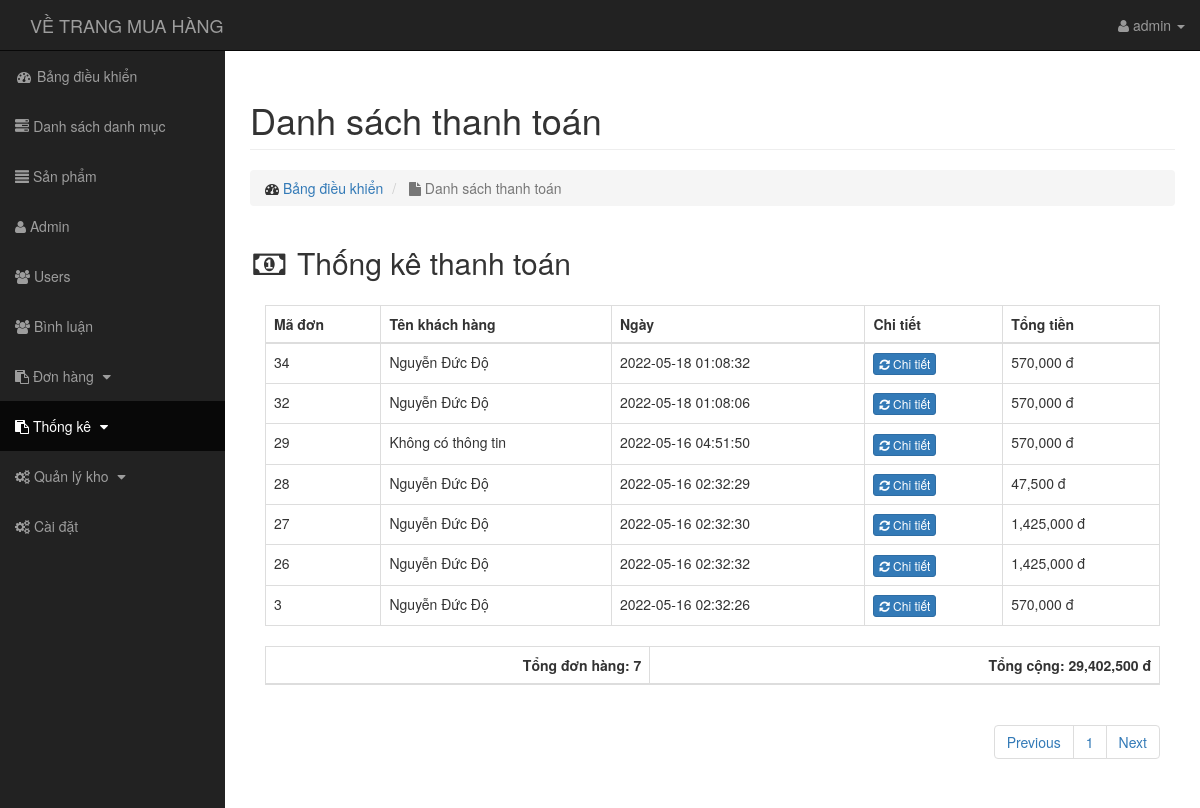
/admin/thongke/dsthanhtoan.php (signed in), run on the app's committed database.
### tables this page shows
CREATE TABLE `transaction` (
  `id` int(11) NOT NULL,
  `amount` varchar(255) NOT NULL,
  `bank_code` varchar(50) NOT NULL,
  `users_id` int(11) NOT NULL,
  `ten` varchar(50) NOT NULL,
  `sdt` varchar(10) NOT NULL,
  `email` varchar(50) NOT NULL,
  `diachi` varchar(255) NOT NULL,
  `status` tinyint(4) NOT NULL DEFAULT '0',
  `note` text NOT NULL,
  `huy` int(11) NOT NULL DEFAULT '0',
  `done` int(11) NOT NULL DEFAULT '0',
  `tructuyen` int(11) DEFAULT '0',
  `create_at` timestamp NOT NULL DEFAULT CURRENT_TIMESTAMP,
  `update_at` timestamp NOT NULL DEFAULT CURRENT_TIMESTAMP ON UPDATE CURRENT_TIMESTAMP
);

CREATE TABLE `users` (
  `id` int(11) NOT NULL,
  `name` varchar(255) NOT NULL,
  `account` varchar(255) NOT NULL,
  `email` varchar(255) NOT NULL,
  `phone` varchar(10) NOT NULL,
  `address` varchar(255) NOT NULL,
  `level` int(255) NOT NULL DEFAULT '0',
  `password` varchar(255) NOT NULL,
  `avatar` varchar(255) NOT NULL,
  `status` tinyint(4) NOT NULL DEFAULT '1',
  `token` varchar(50) NOT NULL,
  `create_at` timestamp NOT NULL DEFAULT CURRENT_TIMESTAMP,
  `update_at` timestamp NOT NULL DEFAULT CURRENT_TIMESTAMP ON UPDATE CURRENT_TIMESTAMP
);

### admin/autoload/dtbase.php (called while the page is built, shortened)
<?php
    class Database
    {
        public $link;
        public function __construct()
        {
            $this->link = mysqli_connect("localhost","root","","banhang") or die ();
            mysqli_set_charset($this->link,"utf8");
        }
        public function fetchsql( $sql )
        {
            $result = mysqli_query($this->link,$sql) or die("Lỗi  truy vấn sql " .mysqli_error($this->link));
            $data = [];
            if( $result)
            {
                while ($num = mysqli_fetch_assoc($result))
                {
                    $data[] = $num;
                }
            }
            return $data;
        }
        public function fetchID($table , $id )
        {
            $sql = "SELECT * FROM {$table} WHERE id = $id ";
            $result = mysqli_query($this->link,$sql) or die("Lỗi  truy vấn fetchID " .mysqli_error($this->link));
            return mysqli_fetch_assoc($result);
        }
         public function fetchAll($table)
        {
            $sql = "SELECT * FROM {$table} WHERE 1" ;
            $result = mysqli_query($this->link,$sql) or die("Lỗi Truy Vấn fetchAll " .mysqli_error($this->link));
            $data = [];
            if( $result)
            {
                while ($num = mysqli_fetch_assoc($result))
                {
                    $data[] = $num;
                }
            }
            return $data;
        }
        public  function fetchJones($table,$sql,$total = 1,$page,$row ,$pagi = true )
        {
            $data = [];
            if ($pagi == true )
            {
                $sotrang = ceil($total / $row);
                $start = ($page - 1 ) * $row ;
                $sql .= " LIMIT $start,$row ";
                $data = [ "page" => $sotrang];
                $result = mysqli_query($this->link,$sql) or die("Lỗi truy vấn fetchJone ---- " .mysqli_error($this->link));
            }
            else
            {
                $result = mysqli_query($this->link,$sql) or die("Lỗi truy vấn fetchJone ---- " .mysqli_error($this->link));
            }
            if( $result)
            {
                while ($num = mysqli_fetch_assoc($result))
                {
                    $data[] = $num;
                }
            }
            return $data;
        }
    }
?>

### admin/autoload/autoload.php (called while the page is built, shortened)
<?php
    include_once'dtbase.php';
    include_once'ftion.php';
        $db = new Database;
     ?>

### admin/autoload/ftion.php (called while the page is built, shortened)
<?php
    function formatprice($number)
    {
        $number = intval($number);
       return $number = number_format($number,0,'.',',')." đ";
    }
 ?>

### admin/thongke/dsthanhtoan.php (the view, shortened to what this page needs)
<?php include_once'../autoload/autoload.php';
$admin = count($db->fetchAll("transaction"));
$sum = 0;
if(isset($_GET['page'])) {
    $p = $_GET['page'];
} else {
    $p = 1;
}
$dxl = "SELECT * FROM transaction WHERE status = 1 AND huy = 0 ORDER BY id DESC";
$daxl = count($db->fetchsql($dxl));
$sql = "SELECT * FROM transaction WHERE status = 1 ORDER BY id DESC";
$total = count($db->fetchsql($sql));
$tinhtong = $db->fetchsql($sql);
$transaction = $db->fetchJones('transaction', $sql, $total, $p, 10, true);
$sotrang = $transaction['page'];
unset($transaction['page']);
$path = $_SERVER['SCRIPT_NAME'];
?>
<?php include_once'../../layouts/header.php' ?>
<div class="row">
    <div class="col-lg-12">
        <h1 class="page-header">Danh sách thanh toán</h1>
        <ol class="breadcrumb">
            <li>
                <i class="fa fa-dashboard"></i> <a href="index.php">Bảng điều khiển</a>
            </li>
            <li class="active">
                <i class="fa fa-file"></i> Danh sách thanh toán
            </li>
        </ol>
    </div>
</div>
<div class="row">
    <div class="col-lg-12">
        <div>
            <div class="">
                <h2><i class="fa fa-money fa-fw"></i> Thống kê thanh toán</h2>
            </div>
            <div class="panel-body">
                <div class="table-responsive">
                    <table class="table table-bordered table-hover">
                        <thead>
                            <tr>
                                <th>Mã đơn</th>
                                <th>Tên khách hàng</th>
                                <th>Ngày</th>
                                <th>Chi tiết</th>
                                <th>Tổng tiền</th>
                            </tr>
                        </thead>
                        <tbody>
                            <?php
                            foreach ($transaction as $row): ?>
                            <?php if (($row['status'] == 1 && $row['huy'] == 0)) : ?>
                            <?php
                                $a = intval($row['users_id']);
                                $user = $db->fetchID("users", $a);
                                $username = $user ? $user['account'] : "Không có thông tin";
                            ?>
                            <tr>
                                <td><?php echo $row['id']; ?></td>
                                <td><?php echo $username; ?></td>
                                <td><?php echo $row['update_at']; ?></td>
                                <td><a href="../transaction/dhdaxuly.php?id=<?php echo $row['id']; ?>" class="btn btn-xs btn-primary"><i class="fa fa-refresh" style="color: #fff;"></i> Chi tiết</a></td>
                                <td><?php echo formatprice($row['amount']); ?></td>
                            </tr>
                            <?php endif; ?>
                            <?php endforeach; ?>
                        </tbody>
                    </table>
                </div>
                <table class="table table-bordered">
                    <thead>
                        <tr>
                            <th style="text-align: right">Tổng đơn hàng: <?php echo $daxl ?></th>
                            <th style="text-align: right">Tổng cộng:
                                <?php foreach ($tinhtong as $value): ?>
                                <?php $sum = $sum + $value['amount']; ?>
                                <?php endforeach; ?>
                                <?php echo formatprice($sum); ?>
                            </th>
                        </tr>
                    </thead>
                </table>
                <div class="pull-right">
                    <nav aria-label="page navigation">
                        <ul class="pagination">
                            <li class="page-item">
                                <a class="page-link" href="<?php echo $path ?>?page=<?php echo $p-1 == 0 ? 1 : $p-1 ?>" tabindex="-1">Previous</a>
                            </li>
                            <?php for ($i = 1; $i <= $sotrang; $i++): ?>
                            <li class="<?php ($p == $i) ? $active : '' ?>"><a class="" href="<?php echo $path ?>?page=<?php echo $i ?>"><?php echo $i ?></a></li>
                            <?php endfor; ?>
                            <li class="page-item">
                                <a class="page-link" href="<?php echo $path ?>?page=<?php echo $p + 1 < $i ? $p + 1 : $p ?>">Next</a>
                            </li>
                        </ul>
                    </nav>
                </div>
            </div>
        </div>
    </div>
</div>
<?php include_once'../../layouts/footer.php' ?>

### public/admin/css/sb-admin.css (style rules this page uses)
body { margin-top: 100px; background-color: #222; }
@media (min-width:768px) { body { margin-top: 50px; } }

### data on the page
transaction: id "34", users.account "Nguyễn Đức Độ", update_at "2022-05-18 01:08:32", amount "570,000 đ"
transaction: id "32", users.account "Nguyễn Đức Độ", update_at "2022-05-18 01:08:06", amount "570,000 đ"
transaction: id "29", username "Không có thông tin", update_at "2022-05-16 04:51:50", amount "570,000 đ"
transaction: id "28", users.account "Nguyễn Đức Độ", update_at "2022-05-16 02:32:29", amount "47,500 đ"
transaction: id "27", users.account "Nguyễn Đức Độ", update_at "2022-05-16 02:32:30", amount "1,425,000 đ"
transaction: id "26", users.account "Nguyễn Đức Độ", update_at "2022-05-16 02:32:32", amount "1,425,000 đ"
transaction: id "3", users.account "Nguyễn Đức Độ", update_at "2022-05-16 02:32:26", amount "570,000 đ"

### other printed values
$_SESSION['admin_user'] "admin"
$daxl "7"
formatprice($sum) "29,402,500 đ"
